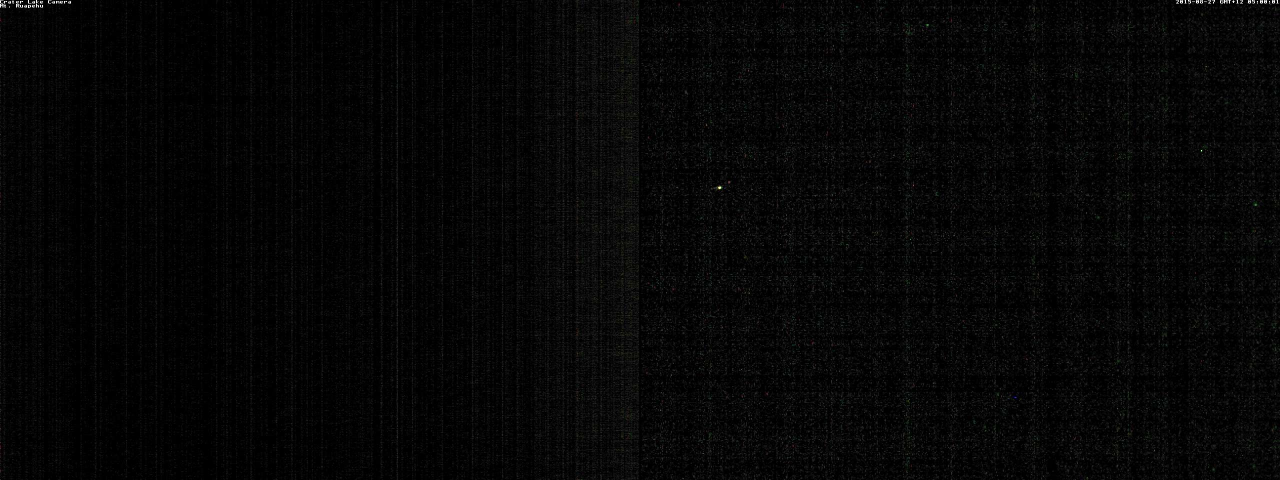
#> input picture image_compare/2015-08-27_05_00_01.170.jpg, 2560 x 960 px (shown at 1/2 size); its folder holds 4 pictures in this run
$ python master_compare.py 2015-08-27_05_00_01.170.jpg   (Python 2 division)   (older library calls are emulated)
#> lines starting #> are read from the running program, lines starting #| are printed output that depends on the picture
#!/usr/bin/env python

#compare a master image to a series of other images, calculate the hamming distance as a measure of image similarity
#based on http://www.hackerfactor.com/blog/?/archives/432-Looks-Like-It.html

import shutil
import sys, os
import glob
from PIL import Image
#from PIL import ImageFont
#from PIL import ImageDraw

def hammingDistance(s1, s2):
    """Return the Hamming distance between equal-length sequences"""
    if len(s1) != len(s2):
        raise ValueError("Undefined for sequences of unequal length")
    return sum(bool(ord(ch1) - ord(ch2)) for ch1, ch2 in zip(s1, s2))

if (len(sys.argv) != 2):
  sys.exit("syntax master_compare.py masterimage")
else:
  imgmast = sys.argv[1]

images = glob.glob('2015*.jpg')
images.insert(0, imgmast)

#calculate hexadecimal hash for images
metric = []
for img in (images):
  image = Image.open(img)
#> image is the input picture: PIL image 2560x960 RGB; mean R, G, B 6, 6, 6

  image = image.crop((0, 0, 1280, 960))
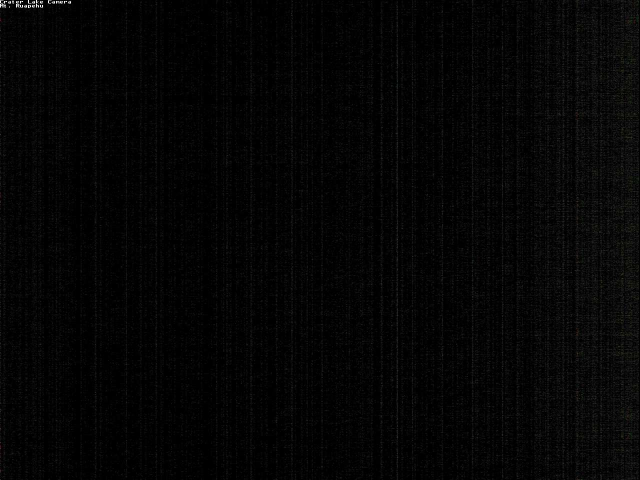
#> image: PIL image 1280x960 RGB (shown at 1/2 size); mean R, G, B 4.9, 4.9, 4.9
  #crop = 'crop_' + os.path.splitext(img)[0] + '.jpg'
  #image.save(crop)

  image = image.resize((8, 8), Image.ANTIALIAS)
  image = image.convert("L")
  #small = 'small_' + os.path.splitext(img)[0] + '.jpg'
  #image.save(small)

  pixels = list(image.getdata())
#> pixels = 64 values, max 12 at index 15, min 2 at index 1, mean 4.78
  avg = sum(pixels) / len(pixels)
#> avg = 4

  #bw = image.point(lambda i: 0 if (i < avg) else 255)
  #bwimg = 'bw_' + os.path.splitext(img)[0] + '.jpg'
  #bw.save(bwimg)

  bits = "".join(map(lambda pixel: '1' if (pixel < avg) else '0', pixels))  # '00010100...'
  hexhash = int(bits, 2).__format__('016x').upper()
#> hexhash = '7CF06060606070F0'
#> pass 3 of the loop `for img in (images):`:
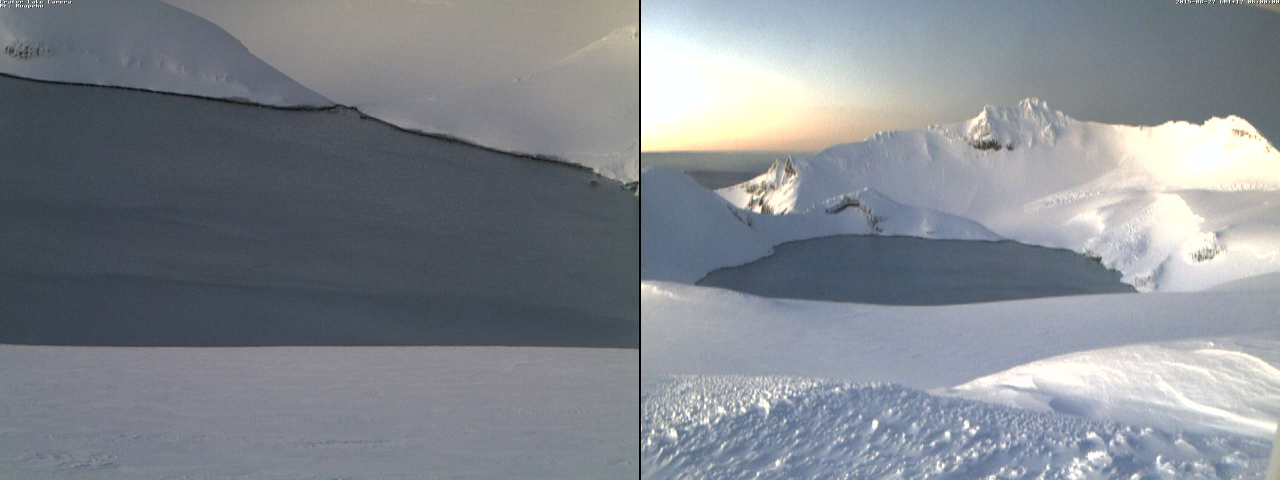
#> input picture image_compare/2015-08-27_06_00_00.895.jpg, 2560 x 960 px (shown at 1/2 size)
#> image is the input picture: PIL image 2560x960 RGB; mean R, G, B 130.3, 135.2, 142
#> `image = image.crop((0, 0, 1280, 960))`:
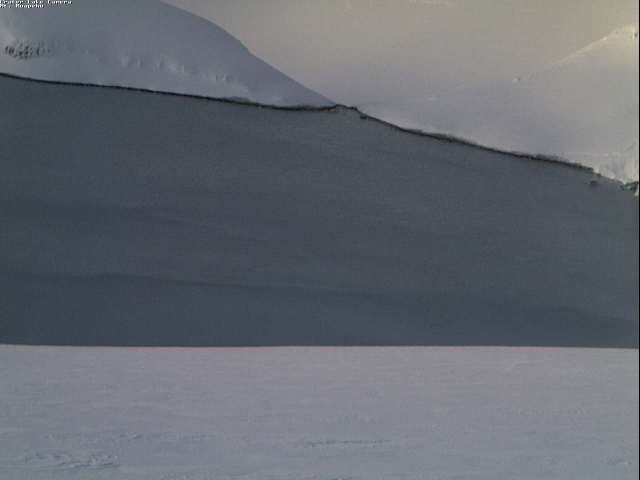
#> image: PIL image 1280x960 RGB (shown at 1/2 size); mean R, G, B 100.9, 104.9, 111.9
#> pixels = 64 values, max 161 at index 7, min 63 at index 32, mean 104.6
#> avg = 104
#> hexhash = '00F0FCFFFFFF0000'
#> the loop made 5 passes; the first 3 are shown
  metric.append(hexhash)

#calculate hamming distance for master compared to all and output
print 'master:', imgmast, 'hash:', metric[0]
for idx, img in enumerate(images):
  hamdist = hammingDistance(metric[0], metric[idx])
  if  idx >= 1:
    print idx, 'image:', img, 'hash:', metric[idx], 'hamdist:', hamdist
#> this loop made 5 passes
#> img on passes 1 to 5: '2015-08-27_05_00_01.170.jpg', '2015-08-27_05_00_01.170.jpg', '2015-08-27_06_00_00.895.jpg', '2015-08-27_07_00_00.807.jpg', '2015-08-27_08_00_00.725.jpg'
